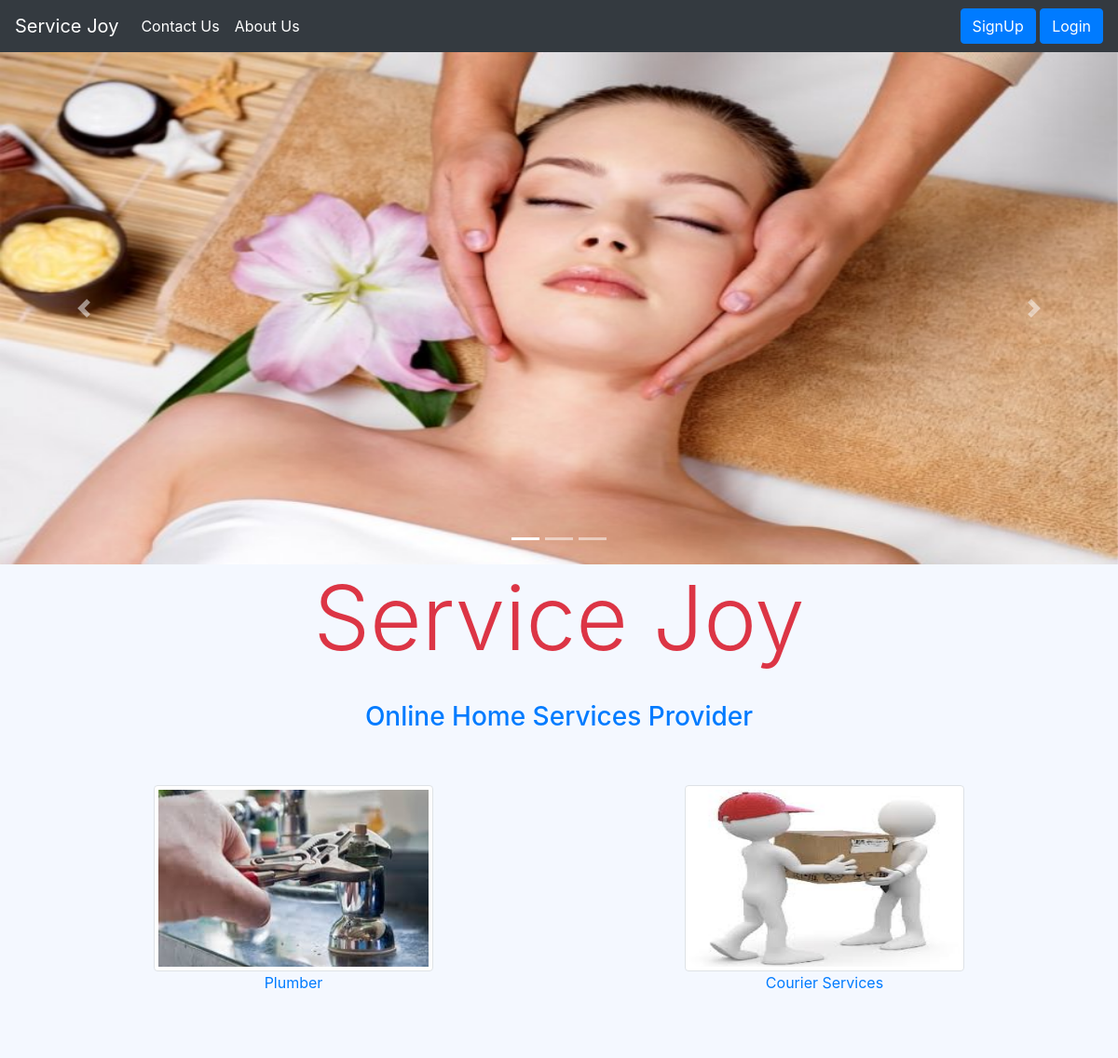
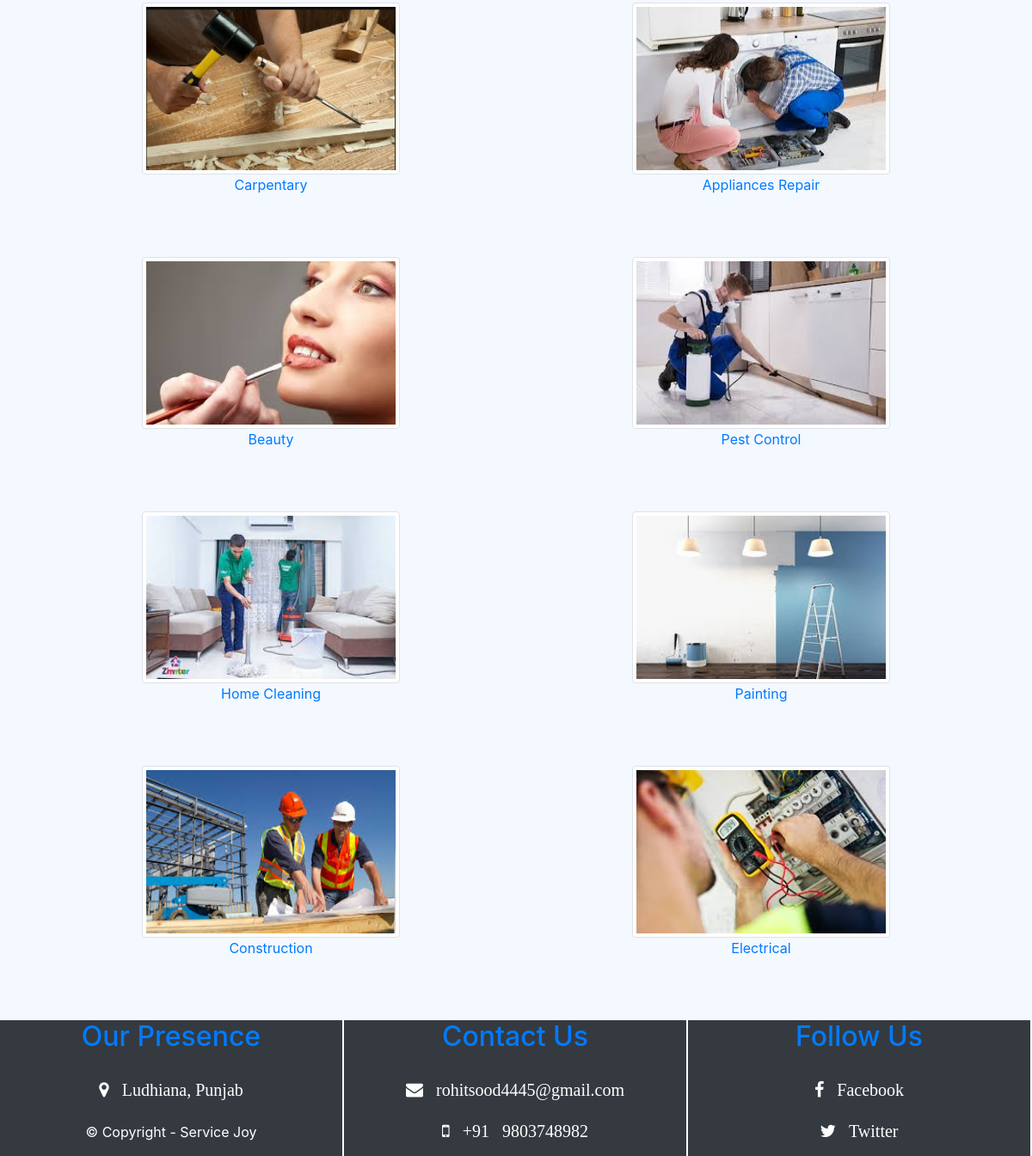
The page / on the database its author committed (2 pictures, top to bottom).
### tables this page shows
CREATE TABLE `data` (
  `id` bigint(20) NOT NULL,
  `name` varchar(255) NOT NULL,
  `description` varchar(255) NOT NULL,
  `image` varchar(255) NOT NULL,
  `price` varchar(255) NOT NULL
);

### index.php (the view, shortened to what this page needs)
<?php
include 'config.php';
?>
<!DOCTYPE html>
<html lang="en">
<head>
<?php include 'headfiles.php'; ?>
</head>
<body>
<?php include 'navbar.php'; ?>
<?php include 'carousel.php'; ?>
<div class="container">
  <h3 class="display-1 text-white text-center text-danger bb">Service Joy</h3> <br>
  <h3 class="display-5 text-white text-center text-primary cc">Online Home Services Provider</h3> <br> <br>
  <div class="row">
    <div class="col-lg-6 col-md-6 col-sm-12 col-12">
<?php
$query = "select * from data LIMIT 5" or die(mysqli_error($con));
$result = mysqli_query($con,$query);
while ($row = mysqli_fetch_array($result,MYSQLI_ASSOC)){
?>
  <center>
   <a href="address.php?id=<?php echo $row['id'];  ?>">
      <img src="img/<?php echo $row['image'] ?>" class="img-thumbnail img-responsive" style="height: 200px; width: 300px;"> <br>
    <caption> <?php echo $row['name']. "<br><br><br><br>"; } ?> </caption> </a>
  </center>
    </div>
    <div class="col md-6">
      <?php
$queryy = "select * from data ORDER BY id DESC LIMIT 5" or die(mysqli_error($con));
$resultt = mysqli_query($con,$queryy);
while ($roww = mysqli_fetch_array($resultt,MYSQLI_ASSOC)){
?>
    <center>
      <a href="address.php?id=<?php echo $roww['id'];  ?>">
      <img src="img/<?php echo $roww['image'] ?>" class="img-thumbnail img-responsive"
      style="height: 200px; width: 300px;"> <br> </center>
    <center> <caption> <?php echo $roww['name']. "<br><br><br><br>"; } ?> </caption> </center> </center>
    </div>
  </div>
</div>
<footer>
<?php include 'footer.php'; ?>
</footer>
</body>
</html>

### headfiles.php (shortened to what this page needs)
<link rel="stylesheet" href="https://maxcdn.bootstrapcdn.com/bootstrap/4.1.3/css/bootstrap.min.css">
<link rel="stylesheet" href="https://cdnjs.cloudflare.com/ajax/libs/font-awesome/4.7.0/css/font-awesome.min.css">

### navbar.php (shortened to what this page needs)
<nav class="navbar navbar-expand-lg bg-dark navbar-dark static-top">
  <a class="navbar-brand" href="index.php">Service Joy</a>
  <div class="collapse navbar-collapse" id="collapsibleNavbar">
    <ul class="navbar-nav">
      <li class="nav-item">
        <a class="nav-link text-white" href="contact.php">Contact Us</a>
      </li>
      <li class="nav-item">
        <a class="nav-link text-white" href="about.php">About Us</a>
      </li>
    </ul>
<div class="collapse navbar-collapse flex-row-reverse" id="collapsibleNavbar">
 <?php if (isset($_SESSION['id'])) {
      ?>
<div class="dropdown">
    <button style="height: 40px; vertical-align: top;" type="button" class="btn btn-primary dropdown-toggle" data-toggle="dropdown">
    <?php  echo "<a class='btn' style='color: white'> Welcome ".$_SESSION['name']." </a>"; ?>
    </button>
    <div class="dropdown-menu">
      <a class="dropdown-item" href="chngpass.php">Change Password</a>
      <a class="dropdown-item" href="myorders.php">My Orders</a>
      <a class="dropdown-item" href="logout.php">Logout</a>
    </div>
  </div>
  <?php }
 else { ?>
<a href="login.php" class="btn btn-primary text-white">Login</a> &nbsp;
<a href="signup.php" class="btn btn-primary text-white">SignUp</a>
<?php } ?>
</div>
</div>
</nav>

### carousel.php (shortened to what this page needs)
<div id="demo" class="carousel slide" data-ride="carousel" >
  <ul class="carousel-indicators">
    <li data-target="#demo" data-slide-to="0" class="active"></li>
    <li data-target="#demo" data-slide-to="1"></li>
    <li data-target="#demo" data-slide-to="2"></li>
  </ul>
  <div class="carousel-inner">
    <div class="carousel-item active">
      <img class="img-responsive img-fluid aa" src="img/beauty.jpg">
    </div>
  </div>
  <a class="carousel-control-prev" href="#demo" data-slide="prev">
    <span class="carousel-control-prev-icon"></span>
  </a>
  <a class="carousel-control-next" href="#demo" data-slide="next">
    <span class="carousel-control-next-icon"></span>
  </a>
</div>

### footer.php
<div class="container-fluid bg-dark bottom bottom" style="width: 100%; position: relative; bottom: 0; right: 0; left: 0;">
<div class="row">
  <div class="col-md-4" style="border-right: 2px solid white;">
    <center> <h2 class="display-5 text-primary text-bold"> Our Presence </h2> <br>
  <a href="https://placesmap.net/IN/Dollar-Trick-Rohit-Sood--1927854/"> <i class="fa fa-map-marker text-white" style="font-size: 20px;"> &nbsp; Ludhiana, Punjab </i> </a> <br> <br>
      <p class="text-white"> &copy; Copyright - Service Joy </p>
    </center>
  </div>
  <div class="col-md-4" style="border-right: 2px solid white;">
    <center> <h2 class="display-5 text-primary"> Contact Us </h2> <br>
     <i class="fa fa-envelope text-white" style="font-size: 20px;"> &nbsp; rohitsood4445@gmail.com </i> <br> <br>
     <i class="fa fa-mobile-phone text-white" style="font-size: 20px;"> &nbsp; +91 &nbsp; 9803748982 </i>
    </center>
  </div>
  <div class="col-md-4" style="border-right: 2px solid white;">
    <center> <h2 class="display-5 text-primary"> Follow Us </h2> <br>
     <a href="https://www.facebook.com/profile.php?id=100009999552292&ref=bookmarks"> <i class="fa fa-facebook text-white" style="font-size: 20px;"> &nbsp; Facebook </i> </a> <br> <br>
      <a href="https://twitter.com/ImRohitSood"><i class="fa fa-twitter text-white" style="font-size: 20px;"> &nbsp; Twitter </i> </a>
    </center>
  </div>
</div>
</div>

### index.php (style rules this page uses)
body { padding:0; margin:0; height:100%; background-color: #f4f8ff; }
.carousel-inner img { width: 100%; height: 550px; }

### rows shown on the page
data: image (picture), name "Plumber"
data: image (picture), name "Carpentary"
data: image (picture), name "Beauty"
data: image (picture), name "Home Cleaning"
data: image (picture), name "Construction"
data: image (picture), name "Courier Services"
data: image (picture), name "Appliances Repair"
data: image (picture), name "Pest Control"
data: image (picture), name "Painting"
data: image (picture), name "Electrical"
